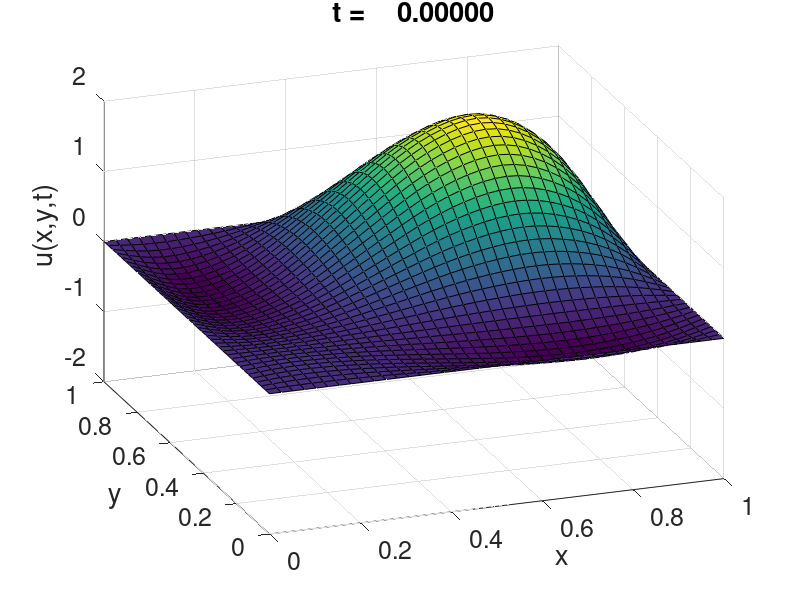
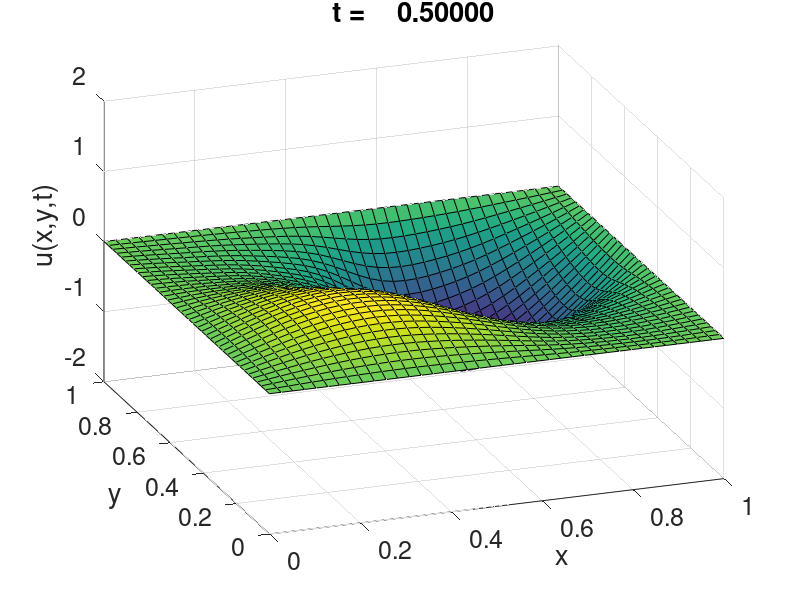
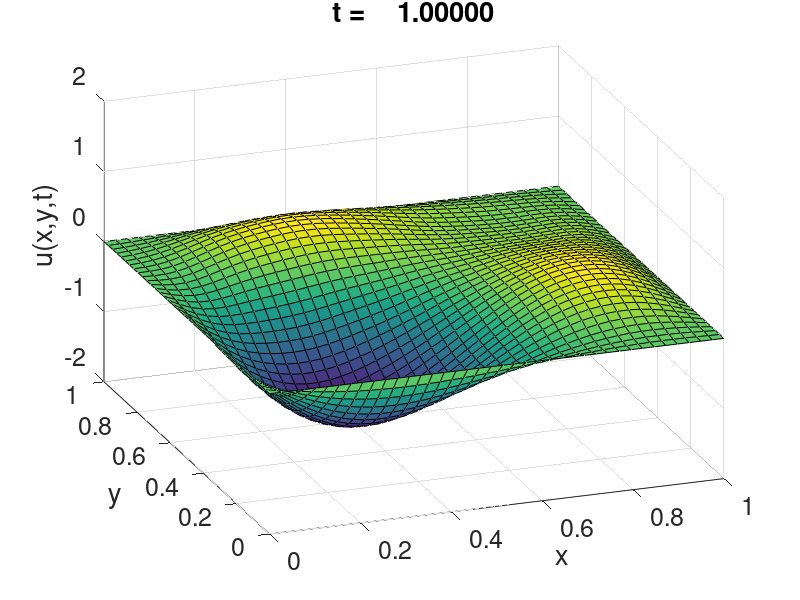

Recreate these plots in MATLAB, in order.
% 2-dimensional wave equation 

 N = 40;
 x = linspace(0,1,N); y = linspace(0,1,N);
 [X,Y] = meshgrid(x,y);
 nmax = 10;

 tvec = 0:.05:4;
 tvec = [0 0.5 1 ];
 for m=1:length(tvec)
    t = tvec(m)
    figure(1), clf
    U = zeros(N,N);
    for j=1:nmax
       for k=1:nmax 
          ajk = 100*(5+7*(-1)^j)*(5+7*(-1)^k)/(j^3*k^3*pi^6);
          lamjk = (j^2+k^2)*(pi^2);
          psijk = 2*sin(j*pi*X).*sin(k*pi*Y);
          U = U + ajk*cos(sqrt(lamjk)*t)*psijk;
       end
    end
    surf(X,Y,U)
    axis([0 1 0 1 -2 2]) %, caxis([-8 8])
    set(gca,'fontsize',18)
    xlabel('x'), ylabel('y'), zlabel('u(x,y,t)')
    title(sprintf('t = %10.5f\n', t))
    view(-20, 30)
    eval(sprintf('print -depsc2 wave2d_%d',m))
  
 end
